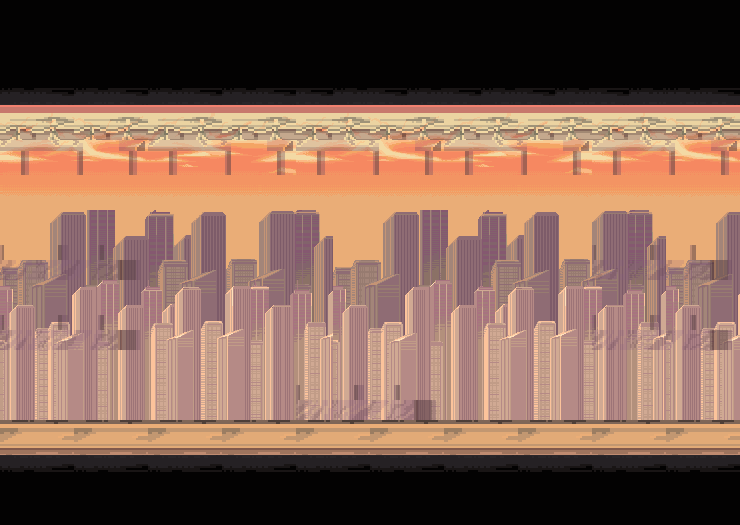

Rendered tile map (Tiled .tmx) drawn with the repository's tilesets; below, a short description and the full map source, tile grids included:
An orthogonal 20x15 tile map with 37x35 px tiles, 5 tile layers (Слой тайлов 1, Слой тайлов 2, Слой тайлов 3, Слой тайлов 4, ...) and 8 objects (4x solid, 2x enemy, player, exit).

<map version="1.5" tiledversion="1.7.2" orientation="orthogonal" renderorder="right-down" width="20" height="15" tilewidth="37" tileheight="35" infinite="0" nextlayerid="8" nextobjectid="10">
 <tileset firstgid="1" name="lobby_and_city" tilewidth="37" tileheight="35" tilecount="3190" columns="55">
  <image source="../images/lobby_and_city.png" width="2048" height="2048" />
 </tileset>
 <layer id="1" name="Слой тайлов 1" width="20" height="15">
  <data encoding="csv">
136,136,136,136,136,136,136,136,136,136,136,136,136,136,136,136,136,136,136,136,
136,136,136,136,136,136,136,136,136,136,136,136,136,136,136,136,136,136,136,136,
136,136,136,136,136,136,136,136,136,136,136,136,136,136,136,136,136,136,136,136,
136,136,136,136,136,136,136,136,136,136,136,136,136,136,136,136,136,136,136,136,
136,136,136,136,136,136,136,136,136,136,136,136,136,136,136,136,136,136,136,136,
136,136,136,136,136,136,136,136,136,136,136,136,136,136,136,136,136,136,136,136,
136,136,136,136,136,136,136,136,136,136,136,136,136,136,136,136,136,136,136,136,
136,136,136,136,136,136,136,136,136,136,136,136,136,136,136,136,136,136,136,136,
136,136,136,136,136,136,136,136,136,136,136,136,136,136,136,136,136,136,136,136,
136,136,136,136,136,136,136,136,136,136,136,136,136,136,136,136,136,136,136,136,
136,136,136,136,136,136,136,136,136,136,136,136,136,136,136,136,136,136,136,136,
136,136,136,136,136,136,136,136,136,136,136,136,136,136,136,136,136,136,136,136,
136,136,136,136,136,136,136,136,136,136,136,136,136,136,136,136,136,136,136,136,
136,136,136,136,136,136,136,136,136,136,136,136,136,136,136,136,136,136,136,136,
136,136,136,136,136,136,136,136,136,136,136,136,136,136,136,136,136,136,136,136
</data>
 </layer>
 <layer id="2" name="Слой тайлов 2" width="20" height="15">
  <data encoding="csv">
0,0,0,0,0,0,0,0,0,0,0,0,0,0,0,0,0,0,0,0,
0,0,0,0,0,0,0,0,0,0,0,0,0,0,0,0,0,0,0,0,
131,132,131,132,131,132,131,132,132,131,132,131,132,131,132,131,132,131,131,132,
2036,2037,2038,2039,2040,2041,2042,2036,2037,2038,2039,2040,2041,2042,2036,2037,2038,2039,2040,2041,
2091,2092,2093,2094,2095,2096,2097,2091,2092,2093,2094,2095,2096,2097,2091,2092,2093,2094,2095,2096,
2146,2147,2148,2149,2150,2151,2152,2146,2147,2148,2149,2150,2151,2152,2146,2147,2148,2149,2150,2151,
2201,2202,2203,2204,2205,2206,2207,2201,2202,2203,2204,2205,2206,2207,2201,2202,2203,2204,2205,2206,
2256,2257,2258,2259,2260,2261,2262,2256,2257,2258,2259,2260,2261,2262,2256,2257,2258,2259,2260,2261,
2311,2312,2313,2314,2315,2316,2317,2311,2312,2313,2314,2315,2316,2317,2311,2312,2313,2314,2315,2316,
2366,2367,2368,2369,2370,2371,2372,2366,2367,2368,2369,2370,2371,2372,2366,2367,2368,2369,2370,2371,
2256,2257,2258,2259,2260,2261,2262,2256,2257,2258,2259,2260,2261,2256,2257,2258,2259,2260,2261,2262,
2311,2312,2313,2314,2315,2316,2317,2311,2312,2313,2314,2315,2316,2311,2312,2313,2314,2315,2316,2317,
2366,2367,2368,2369,2370,2371,2372,2366,2367,2368,2369,2370,2371,2366,2367,2368,2369,2370,2371,2372,
1073741955,1073741956,1073741955,1073741956,1073741955,1073741956,1073741955,1073741956,1073741955,1073741956,1073741955,1073741956,1073741955,1073741956,1073741955,1073741956,1073741955,1073741956,1073741955,1073741956,
0,0,0,0,0,0,0,0,0,0,0,0,0,0,0,0,0,0,0,0
</data>
 </layer>
 <layer id="3" name="Слой тайлов 3" width="20" height="15">
  <data encoding="csv">
0,0,0,0,0,0,0,0,0,0,0,0,0,0,0,0,0,0,0,0,
0,0,0,0,0,0,0,0,0,0,0,0,0,0,0,0,0,0,0,0,
0,0,0,0,0,0,0,0,0,0,0,0,0,0,0,0,0,0,0,0,
0,0,0,0,0,0,0,0,0,0,0,0,0,0,0,0,0,0,0,0,
0,0,0,0,0,0,0,0,0,0,0,0,0,0,0,0,0,0,0,0,
0,0,0,0,0,0,0,0,0,0,0,0,0,0,0,0,0,0,0,0,
2046,2047,2048,2049,2050,2051,2052,2053,2054,2046,2047,2048,2049,2050,2051,2052,2053,2054,2046,2047,
2101,2102,2103,2104,2105,2106,2107,2108,2109,2101,2102,2103,2104,2105,2106,2107,2108,2109,2101,2102,
2156,2157,2158,2159,2160,2161,2162,2163,2164,2156,2157,2158,2159,2160,2161,2162,2163,2164,2156,2157,
2211,2212,2213,2214,2215,2216,2217,2218,2219,2211,2212,2213,2214,2215,2216,2217,2218,2219,2211,2212,
2586,2587,2588,2589,2590,2591,2592,2593,2594,2586,2587,2588,2589,2590,2591,2592,2593,2594,2586,2587,
2641,2642,2643,2644,2645,2646,2647,2648,2649,2641,2642,2643,2644,2645,2646,2647,2648,2649,2641,2642,
0,0,0,0,0,0,0,0,0,0,0,0,0,0,0,0,0,0,0,0,
0,0,0,0,0,0,0,0,0,0,0,0,0,0,0,0,0,0,0,0,
0,0,0,0,0,0,0,0,0,0,0,0,0,0,0,0,0,0,0,0
</data>
 </layer>
 <layer id="4" name="Слой тайлов 4" width="20" height="15">
  <data encoding="csv">
0,0,0,0,0,0,0,0,0,0,0,0,0,0,0,0,0,0,0,0,
0,0,0,0,0,0,0,0,0,0,0,0,0,0,0,0,0,0,0,0,
0,0,0,0,0,0,0,0,0,0,0,0,0,0,0,0,0,0,0,0,
2001,2002,2003,2004,2005,2006,2007,2008,2001,2002,2003,2004,2005,2006,2007,2008,2001,2002,2003,2004,
2056,2057,2058,2059,2060,2061,2062,2063,2056,2057,2058,2059,2060,2061,2062,2063,2056,2057,2058,2059,
0,0,0,0,0,0,0,0,0,0,0,0,0,0,0,0,0,0,0,0,
0,0,0,0,0,0,0,0,0,0,0,0,0,0,0,0,0,0,0,0,
0,0,0,0,0,0,0,0,0,0,0,0,0,0,0,0,0,0,0,0,
2476,2477,2478,2479,2480,2481,2482,2483,2484,2476,2477,2478,2479,2480,2481,2482,2483,2484,2476,2477,
2531,2532,2533,2534,2535,2536,2537,2538,2539,2531,2532,2533,2534,2535,2536,2537,2538,2539,2531,2532,
2586,2587,2588,2589,2590,2591,2592,2593,2594,2586,2587,2588,2589,2590,2591,2592,2593,2594,2586,2587,
2641,2642,2643,2644,2645,2646,2647,2648,2649,2641,2642,2643,2644,2645,2646,2647,2648,2649,2641,2642,
0,0,0,0,0,0,0,0,0,0,0,0,0,0,0,0,0,0,0,0,
0,0,0,0,0,0,0,0,0,0,0,0,0,0,0,0,0,0,0,0,
0,0,0,0,0,0,0,0,0,0,0,0,0,0,0,0,0,0,0,0
</data>
 </layer>
 <layer id="5" name="Слой тайлов 5" width="20" height="15">
  <data encoding="csv">
0,0,0,0,0,0,0,0,0,0,0,0,0,0,0,0,0,0,0,0,
0,0,0,0,0,0,0,0,0,0,0,0,0,0,0,0,0,0,0,0,
0,0,0,0,0,0,0,0,0,0,0,0,0,0,0,0,0,0,0,0,
5,6,5,6,5,6,5,6,5,6,5,6,5,6,5,6,5,6,5,6,
415,416,417,418,415,416,417,418,415,416,417,418,415,416,417,418,415,416,417,418,
0,0,0,0,0,0,0,0,0,0,0,0,0,0,0,0,0,0,0,0,
0,0,0,0,0,0,0,0,0,0,0,0,0,0,0,0,0,0,0,0,
614,615,616,617,0,0,0,0,0,0,0,0,0,0,0,0,614,615,616,617,
0,0,0,0,0,0,0,0,0,0,0,0,0,0,0,0,0,0,0,0,
614,615,616,617,0,0,0,0,0,0,0,0,0,0,0,0,614,615,616,617,
0,0,0,0,0,0,0,0,0,0,0,0,0,0,0,0,0,0,0,0,
0,0,0,0,0,0,0,0,614,615,616,617,0,0,0,0,0,0,0,0,
239,240,239,240,239,240,239,240,239,240,239,240,239,240,239,240,239,240,239,240,
0,0,0,0,0,0,0,0,0,0,0,0,0,0,0,0,0,0,0,0,
0,0,0,0,0,0,0,0,0,0,0,0,0,0,0,0,0,0,0,0
</data>
 </layer>
 <objectgroup id="6" name="Слой объектов 1">
  <object id="2" name="player" x="347" y="224" width="43" height="46" />
  <object id="3" name="solid" x="0.5" y="419.5" width="738.5" height="40" />
  <object id="4" name="solid" x="296.333" y="399.667" width="138.667" height="26.6667" />
  <object id="5" name="solid" x="592.75" y="330.25" width="147" height="19.5" />
  <object id="6" name="solid" x="-6.75" y="329.5" width="147.5" height="21" />
  <object id="7" name="enemy" x="104.667" y="374.417" width="33" height="43" />
  <object id="8" name="enemy" x="630.167" y="374.083" width="33" height="43" />
  <object id="9" name="exit" x="351" y="366" width="43.5" height="21" />
 </objectgroup>
</map>
